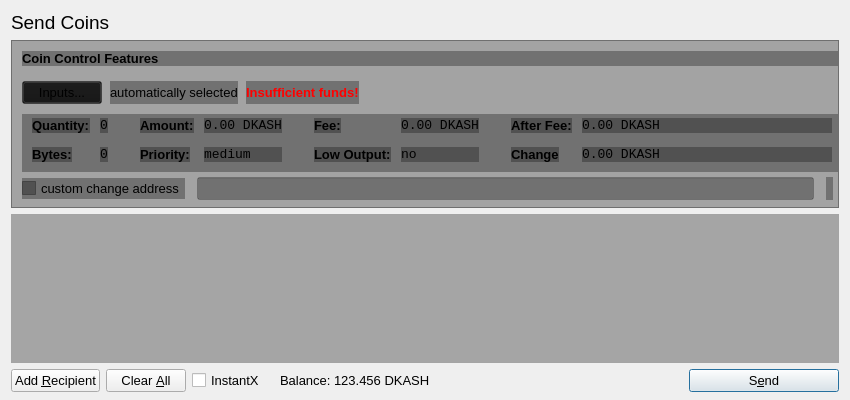
<?xml version="1.0" encoding="UTF-8"?>
<ui version="4.0">
 <class>SendCoinsDialog</class>
 <widget class="QDialog" name="SendCoinsDialog">
  <property name="geometry">
   <rect>
    <x>0</x>
    <y>0</y>
    <width>850</width>
    <height>400</height>
   </rect>
  </property>
  <property name="windowTitle">
   <string>Send Coins</string>
  </property>
  <property name="styleSheet">
   <string notr="true"/>
  </property>
  <layout class="QVBoxLayout" name="verticalLayout" stretch="0,0,1,0">
   <property name="bottomMargin">
    <number>8</number>
   </property>
   <item>
    <widget class="QLabel" name="label_2">
     <property name="font">
      <font>
       <pointsize>14</pointsize>
      </font>
     </property>
     <property name="text">
      <string>Send Coins</string>
     </property>
    </widget>
   </item>
   <item>
    <widget class="QFrame" name="frameCoinControl">
     <property name="sizePolicy">
      <sizepolicy hsizetype="Expanding" vsizetype="Expanding">
       <horstretch>0</horstretch>
       <verstretch>0</verstretch>
      </sizepolicy>
     </property>
     <property name="maximumSize">
      <size>
       <width>16777215</width>
       <height>16777215</height>
      </size>
     </property>
     <property name="styleSheet">
      <string notr="true">background: transparent;
background-color: rgb(20, 20, 20, 0.35);
</string>
     </property>
     <property name="frameShape">
      <enum>QFrame::StyledPanel</enum>
     </property>
     <property name="frameShadow">
      <enum>QFrame::Sunken</enum>
     </property>
     <layout class="QVBoxLayout" name="verticalLayoutCoinControl2">
      <property name="spacing">
       <number>6</number>
      </property>
      <property name="leftMargin">
       <number>0</number>
      </property>
      <property name="topMargin">
       <number>0</number>
      </property>
      <property name="rightMargin">
       <number>0</number>
      </property>
      <property name="bottomMargin">
       <number>6</number>
      </property>
      <item>
       <layout class="QVBoxLayout" name="verticalLayoutCoinControl" stretch="0,0,0,0,1">
        <property name="spacing">
         <number>0</number>
        </property>
        <property name="leftMargin">
         <number>10</number>
        </property>
        <property name="topMargin">
         <number>10</number>
        </property>
        <item>
         <layout class="QHBoxLayout" name="horizontalLayoutCoinControl1">
          <property name="bottomMargin">
           <number>15</number>
          </property>
          <item>
           <widget class="QLabel" name="labelCoinControlFeatures">
            <property name="sizePolicy">
             <sizepolicy hsizetype="Preferred" vsizetype="Maximum">
              <horstretch>0</horstretch>
              <verstretch>0</verstretch>
             </sizepolicy>
            </property>
            <property name="font">
             <font>
              <pointsize>10</pointsize>
              <weight>75</weight>
              <bold>true</bold>
             </font>
            </property>
            <property name="styleSheet">
             <string notr="true">font-weight:bold;</string>
            </property>
            <property name="text">
             <string>Coin Control Features</string>
            </property>
           </widget>
          </item>
         </layout>
        </item>
        <item>
         <layout class="QHBoxLayout" name="horizontalLayoutCoinControl2" stretch="0,0,0,0">
          <property name="spacing">
           <number>8</number>
          </property>
          <property name="bottomMargin">
           <number>10</number>
          </property>
          <item>
           <widget class="QPushButton" name="pushButtonCoinControl">
            <property name="font">
             <font>
              <pointsize>10</pointsize>
             </font>
            </property>
            <property name="styleSheet">
             <string notr="true"/>
            </property>
            <property name="text">
             <string>Inputs...</string>
            </property>
           </widget>
          </item>
          <item>
           <widget class="QLabel" name="labelCoinControlAutomaticallySelected">
            <property name="font">
             <font>
              <pointsize>10</pointsize>
             </font>
            </property>
            <property name="text">
             <string>automatically selected</string>
            </property>
            <property name="margin">
             <number>5</number>
            </property>
           </widget>
          </item>
          <item>
           <widget class="QLabel" name="labelCoinControlInsuffFunds">
            <property name="font">
             <font>
              <pointsize>10</pointsize>
              <weight>75</weight>
              <bold>true</bold>
             </font>
            </property>
            <property name="styleSheet">
             <string notr="true">color:red;font-weight:bold;</string>
            </property>
            <property name="text">
             <string>Insufficient funds!</string>
            </property>
            <property name="margin">
             <number>5</number>
            </property>
           </widget>
          </item>
          <item>
           <spacer name="horizontalSpacerCoinControl">
            <property name="orientation">
             <enum>Qt::Horizontal</enum>
            </property>
            <property name="sizeHint" stdset="0">
             <size>
              <width>40</width>
              <height>1</height>
             </size>
            </property>
           </spacer>
          </item>
         </layout>
        </item>
        <item>
         <widget class="QWidget" name="widgetCoinControl" native="true">
          <property name="sizePolicy">
           <sizepolicy hsizetype="Preferred" vsizetype="Preferred">
            <horstretch>0</horstretch>
            <verstretch>0</verstretch>
           </sizepolicy>
          </property>
          <property name="minimumSize">
           <size>
            <width>0</width>
            <height>0</height>
           </size>
          </property>
          <property name="styleSheet">
           <string notr="true"/>
          </property>
          <layout class="QHBoxLayout" name="horizontalLayoutCoinControl5">
           <property name="leftMargin">
            <number>0</number>
           </property>
           <property name="topMargin">
            <number>0</number>
           </property>
           <property name="rightMargin">
            <number>0</number>
           </property>
           <property name="bottomMargin">
            <number>0</number>
           </property>
           <item>
            <layout class="QHBoxLayout" name="horizontalLayoutCoinControl3" stretch="0,0,0,1">
             <property name="spacing">
              <number>20</number>
             </property>
             <property name="topMargin">
              <number>0</number>
             </property>
             <property name="bottomMargin">
              <number>10</number>
             </property>
             <item>
              <layout class="QFormLayout" name="formLayoutCoinControl1">
               <property name="horizontalSpacing">
                <number>10</number>
               </property>
               <property name="verticalSpacing">
                <number>14</number>
               </property>
               <property name="leftMargin">
                <number>10</number>
               </property>
               <property name="topMargin">
                <number>4</number>
               </property>
               <property name="rightMargin">
                <number>6</number>
               </property>
               <item row="0" column="0">
                <widget class="QLabel" name="labelCoinControlQuantityText">
                 <property name="font">
                  <font>
                   <pointsize>10</pointsize>
                   <weight>75</weight>
                   <bold>true</bold>
                  </font>
                 </property>
                 <property name="styleSheet">
                  <string notr="true">font-weight:bold;</string>
                 </property>
                 <property name="text">
                  <string>Quantity:</string>
                 </property>
                 <property name="margin">
                  <number>0</number>
                 </property>
                </widget>
               </item>
               <item row="0" column="1">
                <widget class="QLabel" name="labelCoinControlQuantity">
                 <property name="font">
                  <font>
                   <family>Monospace</family>
                   <pointsize>10</pointsize>
                  </font>
                 </property>
                 <property name="cursor">
                  <cursorShape>IBeamCursor</cursorShape>
                 </property>
                 <property name="contextMenuPolicy">
                  <enum>Qt::ActionsContextMenu</enum>
                 </property>
                 <property name="text">
                  <string>0</string>
                 </property>
                 <property name="margin">
                  <number>0</number>
                 </property>
                 <property name="textInteractionFlags">
                  <set>Qt::LinksAccessibleByMouse|Qt::TextSelectableByKeyboard|Qt::TextSelectableByMouse</set>
                 </property>
                </widget>
               </item>
               <item row="1" column="0">
                <widget class="QLabel" name="labelCoinControlBytesText">
                 <property name="font">
                  <font>
                   <pointsize>10</pointsize>
                   <weight>75</weight>
                   <bold>true</bold>
                  </font>
                 </property>
                 <property name="styleSheet">
                  <string notr="true">font-weight:bold;</string>
                 </property>
                 <property name="text">
                  <string>Bytes:</string>
                 </property>
                </widget>
               </item>
               <item row="1" column="1">
                <widget class="QLabel" name="labelCoinControlBytes">
                 <property name="font">
                  <font>
                   <family>Monospace</family>
                   <pointsize>10</pointsize>
                  </font>
                 </property>
                 <property name="cursor">
                  <cursorShape>IBeamCursor</cursorShape>
                 </property>
                 <property name="contextMenuPolicy">
                  <enum>Qt::ActionsContextMenu</enum>
                 </property>
                 <property name="text">
                  <string>0</string>
                 </property>
                 <property name="textInteractionFlags">
                  <set>Qt::LinksAccessibleByMouse|Qt::TextSelectableByKeyboard|Qt::TextSelectableByMouse</set>
                 </property>
                </widget>
               </item>
              </layout>
             </item>
             <item>
              <layout class="QFormLayout" name="formLayoutCoinControl2">
               <property name="horizontalSpacing">
                <number>10</number>
               </property>
               <property name="verticalSpacing">
                <number>14</number>
               </property>
               <property name="leftMargin">
                <number>6</number>
               </property>
               <property name="topMargin">
                <number>4</number>
               </property>
               <property name="rightMargin">
                <number>6</number>
               </property>
               <item row="0" column="0">
                <widget class="QLabel" name="labelCoinControlAmountText">
                 <property name="font">
                  <font>
                   <pointsize>10</pointsize>
                   <weight>75</weight>
                   <bold>true</bold>
                  </font>
                 </property>
                 <property name="styleSheet">
                  <string notr="true">font-weight:bold;</string>
                 </property>
                 <property name="text">
                  <string>Amount:</string>
                 </property>
                 <property name="margin">
                  <number>0</number>
                 </property>
                </widget>
               </item>
               <item row="0" column="1">
                <widget class="QLabel" name="labelCoinControlAmount">
                 <property name="font">
                  <font>
                   <family>Monospace</family>
                   <pointsize>10</pointsize>
                  </font>
                 </property>
                 <property name="cursor">
                  <cursorShape>IBeamCursor</cursorShape>
                 </property>
                 <property name="contextMenuPolicy">
                  <enum>Qt::ActionsContextMenu</enum>
                 </property>
                 <property name="text">
                  <string>0.00 DKASH</string>
                 </property>
                 <property name="textInteractionFlags">
                  <set>Qt::LinksAccessibleByMouse|Qt::TextSelectableByKeyboard|Qt::TextSelectableByMouse</set>
                 </property>
                </widget>
               </item>
               <item row="1" column="0">
                <widget class="QLabel" name="labelCoinControlPriorityText">
                 <property name="font">
                  <font>
                   <pointsize>10</pointsize>
                   <weight>75</weight>
                   <bold>true</bold>
                  </font>
                 </property>
                 <property name="styleSheet">
                  <string notr="true">font-weight:bold;</string>
                 </property>
                 <property name="text">
                  <string>Priority:</string>
                 </property>
                </widget>
               </item>
               <item row="1" column="1">
                <widget class="QLabel" name="labelCoinControlPriority">
                 <property name="font">
                  <font>
                   <family>Monospace</family>
                   <pointsize>10</pointsize>
                  </font>
                 </property>
                 <property name="cursor">
                  <cursorShape>IBeamCursor</cursorShape>
                 </property>
                 <property name="contextMenuPolicy">
                  <enum>Qt::ActionsContextMenu</enum>
                 </property>
                 <property name="text">
                  <string>medium</string>
                 </property>
                 <property name="textInteractionFlags">
                  <set>Qt::LinksAccessibleByMouse|Qt::TextSelectableByKeyboard|Qt::TextSelectableByMouse</set>
                 </property>
                </widget>
               </item>
              </layout>
             </item>
             <item>
              <layout class="QFormLayout" name="formLayoutCoinControl3">
               <property name="horizontalSpacing">
                <number>10</number>
               </property>
               <property name="verticalSpacing">
                <number>14</number>
               </property>
               <property name="leftMargin">
                <number>6</number>
               </property>
               <property name="topMargin">
                <number>4</number>
               </property>
               <property name="rightMargin">
                <number>6</number>
               </property>
               <item row="0" column="0">
                <widget class="QLabel" name="labelCoinControlFeeText">
                 <property name="font">
                  <font>
                   <pointsize>10</pointsize>
                   <weight>75</weight>
                   <bold>true</bold>
                  </font>
                 </property>
                 <property name="styleSheet">
                  <string notr="true">font-weight:bold;</string>
                 </property>
                 <property name="text">
                  <string>Fee:</string>
                 </property>
                 <property name="margin">
                  <number>0</number>
                 </property>
                </widget>
               </item>
               <item row="0" column="1">
                <widget class="QLabel" name="labelCoinControlFee">
                 <property name="font">
                  <font>
                   <family>Monospace</family>
                   <pointsize>10</pointsize>
                  </font>
                 </property>
                 <property name="cursor">
                  <cursorShape>IBeamCursor</cursorShape>
                 </property>
                 <property name="contextMenuPolicy">
                  <enum>Qt::ActionsContextMenu</enum>
                 </property>
                 <property name="text">
                  <string>0.00 DKASH</string>
                 </property>
                 <property name="textInteractionFlags">
                  <set>Qt::LinksAccessibleByMouse|Qt::TextSelectableByKeyboard|Qt::TextSelectableByMouse</set>
                 </property>
                </widget>
               </item>
               <item row="1" column="0">
                <widget class="QLabel" name="labelCoinControlLowOutputText">
                 <property name="font">
                  <font>
                   <pointsize>10</pointsize>
                   <weight>75</weight>
                   <bold>true</bold>
                  </font>
                 </property>
                 <property name="styleSheet">
                  <string notr="true">font-weight:bold;</string>
                 </property>
                 <property name="text">
                  <string>Low Output:</string>
                 </property>
                </widget>
               </item>
               <item row="1" column="1">
                <widget class="QLabel" name="labelCoinControlLowOutput">
                 <property name="font">
                  <font>
                   <family>Monospace</family>
                   <pointsize>10</pointsize>
                  </font>
                 </property>
                 <property name="cursor">
                  <cursorShape>IBeamCursor</cursorShape>
                 </property>
                 <property name="contextMenuPolicy">
                  <enum>Qt::ActionsContextMenu</enum>
                 </property>
                 <property name="text">
                  <string>no</string>
                 </property>
                 <property name="textInteractionFlags">
                  <set>Qt::LinksAccessibleByMouse|Qt::TextSelectableByKeyboard|Qt::TextSelectableByMouse</set>
                 </property>
                </widget>
               </item>
              </layout>
             </item>
             <item>
              <layout class="QFormLayout" name="formLayoutCoinControl4">
               <property name="horizontalSpacing">
                <number>10</number>
               </property>
               <property name="verticalSpacing">
                <number>14</number>
               </property>
               <property name="leftMargin">
                <number>6</number>
               </property>
               <property name="topMargin">
                <number>4</number>
               </property>
               <property name="rightMargin">
                <number>6</number>
               </property>
               <item row="0" column="0">
                <widget class="QLabel" name="labelCoinControlAfterFeeText">
                 <property name="font">
                  <font>
                   <pointsize>10</pointsize>
                   <weight>75</weight>
                   <bold>true</bold>
                  </font>
                 </property>
                 <property name="styleSheet">
                  <string notr="true">font-weight:bold;</string>
                 </property>
                 <property name="text">
                  <string>After Fee:</string>
                 </property>
                 <property name="margin">
                  <number>0</number>
                 </property>
                </widget>
               </item>
               <item row="0" column="1">
                <widget class="QLabel" name="labelCoinControlAfterFee">
                 <property name="font">
                  <font>
                   <family>Monospace</family>
                   <pointsize>10</pointsize>
                  </font>
                 </property>
                 <property name="cursor">
                  <cursorShape>IBeamCursor</cursorShape>
                 </property>
                 <property name="contextMenuPolicy">
                  <enum>Qt::ActionsContextMenu</enum>
                 </property>
                 <property name="text">
                  <string>0.00 DKASH</string>
                 </property>
                 <property name="textInteractionFlags">
                  <set>Qt::LinksAccessibleByMouse|Qt::TextSelectableByKeyboard|Qt::TextSelectableByMouse</set>
                 </property>
                </widget>
               </item>
               <item row="1" column="0">
                <widget class="QLabel" name="labelCoinControlChangeText">
                 <property name="font">
                  <font>
                   <pointsize>10</pointsize>
                   <weight>75</weight>
                   <bold>true</bold>
                  </font>
                 </property>
                 <property name="styleSheet">
                  <string notr="true">font-weight:bold;</string>
                 </property>
                 <property name="text">
                  <string>Change</string>
                 </property>
                </widget>
               </item>
               <item row="1" column="1">
                <widget class="QLabel" name="labelCoinControlChange">
                 <property name="font">
                  <font>
                   <family>Monospace</family>
                   <pointsize>10</pointsize>
                  </font>
                 </property>
                 <property name="cursor">
                  <cursorShape>IBeamCursor</cursorShape>
                 </property>
                 <property name="contextMenuPolicy">
                  <enum>Qt::ActionsContextMenu</enum>
                 </property>
                 <property name="text">
                  <string>0.00 DKASH</string>
                 </property>
                 <property name="textInteractionFlags">
                  <set>Qt::LinksAccessibleByMouse|Qt::TextSelectableByKeyboard|Qt::TextSelectableByMouse</set>
                 </property>
                </widget>
               </item>
              </layout>
             </item>
            </layout>
           </item>
          </layout>
         </widget>
        </item>
        <item>
         <layout class="QHBoxLayout" name="horizontalLayoutCoinControl4" stretch="0,0,0">
          <property name="spacing">
           <number>12</number>
          </property>
          <property name="sizeConstraint">
           <enum>QLayout::SetDefaultConstraint</enum>
          </property>
          <property name="topMargin">
           <number>5</number>
          </property>
          <property name="rightMargin">
           <number>5</number>
          </property>
          <item>
           <widget class="QCheckBox" name="checkBoxCoinControlChange">
            <property name="font">
             <font>
              <pointsize>10</pointsize>
             </font>
            </property>
            <property name="text">
             <string>custom change address</string>
            </property>
           </widget>
          </item>
          <item>
           <widget class="QLineEdit" name="lineEditCoinControlChange">
            <property name="enabled">
             <bool>false</bool>
            </property>
            <property name="sizePolicy">
             <sizepolicy hsizetype="Expanding" vsizetype="Fixed">
              <horstretch>0</horstretch>
              <verstretch>0</verstretch>
             </sizepolicy>
            </property>
            <property name="font">
             <font>
              <pointsize>10</pointsize>
             </font>
            </property>
           </widget>
          </item>
          <item>
           <widget class="QLabel" name="labelCoinControlChangeLabel">
            <property name="sizePolicy">
             <sizepolicy hsizetype="Preferred" vsizetype="Expanding">
              <horstretch>0</horstretch>
              <verstretch>0</verstretch>
             </sizepolicy>
            </property>
            <property name="minimumSize">
             <size>
              <width>0</width>
              <height>0</height>
             </size>
            </property>
            <property name="text">
             <string/>
            </property>
            <property name="margin">
             <number>3</number>
            </property>
           </widget>
          </item>
         </layout>
        </item>
        <item>
         <spacer name="verticalSpacerCoinControl">
          <property name="orientation">
           <enum>Qt::Vertical</enum>
          </property>
          <property name="sizeHint" stdset="0">
           <size>
            <width>800</width>
            <height>1</height>
           </size>
          </property>
         </spacer>
        </item>
       </layout>
      </item>
     </layout>
    </widget>
   </item>
   <item>
    <widget class="QScrollArea" name="scrollArea">
     <property name="styleSheet">
      <string notr="true">background: transparent;
background-color: rgb(20, 20, 20, 0.19);
</string>
     </property>
     <property name="widgetResizable">
      <bool>true</bool>
     </property>
     <widget class="QWidget" name="scrollAreaWidgetContents">
      <property name="geometry">
       <rect>
        <x>0</x>
        <y>0</y>
        <width>830</width>
        <height>133</height>
       </rect>
      </property>
      <layout class="QVBoxLayout" name="verticalLayout_2">
       <property name="leftMargin">
        <number>0</number>
       </property>
       <property name="topMargin">
        <number>0</number>
       </property>
       <property name="rightMargin">
        <number>0</number>
       </property>
       <property name="bottomMargin">
        <number>0</number>
       </property>
       <item>
        <layout class="QVBoxLayout" name="entries">
         <property name="spacing">
          <number>6</number>
         </property>
        </layout>
       </item>
       <item>
        <spacer name="verticalSpacer">
         <property name="orientation">
          <enum>Qt::Vertical</enum>
         </property>
         <property name="sizeHint" stdset="0">
          <size>
           <width>20</width>
           <height>40</height>
          </size>
         </property>
        </spacer>
       </item>
      </layout>
     </widget>
    </widget>
   </item>
   <item>
    <layout class="QHBoxLayout" name="horizontalLayout">
     <item>
      <widget class="QPushButton" name="addButton">
       <property name="font">
        <font>
         <pointsize>10</pointsize>
        </font>
       </property>
       <property name="toolTip">
        <string>Send to multiple recipients at once</string>
       </property>
       <property name="text">
        <string>Add &amp;Recipient</string>
       </property>
       <property name="autoDefault">
        <bool>false</bool>
       </property>
      </widget>
     </item>
     <item>
      <widget class="QPushButton" name="clearButton">
       <property name="sizePolicy">
        <sizepolicy hsizetype="Minimum" vsizetype="Fixed">
         <horstretch>0</horstretch>
         <verstretch>0</verstretch>
        </sizepolicy>
       </property>
       <property name="font">
        <font>
         <pointsize>10</pointsize>
        </font>
       </property>
       <property name="toolTip">
        <string>Remove all transaction fields</string>
       </property>
       <property name="text">
        <string>Clear &amp;All</string>
       </property>
       <property name="autoRepeatDelay">
        <number>300</number>
       </property>
       <property name="autoDefault">
        <bool>false</bool>
       </property>
      </widget>
     </item>
     <item>
      <layout class="QHBoxLayout" name="horizontalLayout_2">
       <property name="spacing">
        <number>3</number>
       </property>
       <item>
        <widget class="QCheckBox" name="checkInstantX">
         <property name="enabled">
          <bool>true</bool>
         </property>
         <property name="minimumSize">
          <size>
           <width>85</width>
           <height>0</height>
          </size>
         </property>
         <property name="font">
          <font>
           <pointsize>10</pointsize>
          </font>
         </property>
         <property name="styleSheet">
          <string notr="true"/>
         </property>
         <property name="text">
          <string>InstantX</string>
         </property>
        </widget>
       </item>
       <item>
        <widget class="QLabel" name="label">
         <property name="sizePolicy">
          <sizepolicy hsizetype="Preferred" vsizetype="Fixed">
           <horstretch>0</horstretch>
           <verstretch>0</verstretch>
          </sizepolicy>
         </property>
         <property name="font">
          <font>
           <pointsize>10</pointsize>
          </font>
         </property>
         <property name="styleSheet">
          <string notr="true"/>
         </property>
         <property name="text">
          <string>Balance:</string>
         </property>
        </widget>
       </item>
       <item>
        <widget class="QLabel" name="labelBalance">
         <property name="sizePolicy">
          <sizepolicy hsizetype="Preferred" vsizetype="Fixed">
           <horstretch>0</horstretch>
           <verstretch>0</verstretch>
          </sizepolicy>
         </property>
         <property name="font">
          <font>
           <pointsize>10</pointsize>
          </font>
         </property>
         <property name="cursor">
          <cursorShape>IBeamCursor</cursorShape>
         </property>
         <property name="styleSheet">
          <string notr="true"/>
         </property>
         <property name="text">
          <string>123.456 DKASH</string>
         </property>
         <property name="textInteractionFlags">
          <set>Qt::LinksAccessibleByMouse|Qt::TextSelectableByKeyboard|Qt::TextSelectableByMouse</set>
         </property>
        </widget>
       </item>
      </layout>
     </item>
     <item>
      <spacer name="horizontalSpacer">
       <property name="orientation">
        <enum>Qt::Horizontal</enum>
       </property>
       <property name="sizeHint" stdset="0">
        <size>
         <width>40</width>
         <height>20</height>
        </size>
       </property>
      </spacer>
     </item>
     <item>
      <widget class="QPushButton" name="sendButton">
       <property name="minimumSize">
        <size>
         <width>150</width>
         <height>0</height>
        </size>
       </property>
       <property name="font">
        <font>
         <pointsize>10</pointsize>
        </font>
       </property>
       <property name="toolTip">
        <string>Confirm the send action</string>
       </property>
       <property name="text">
        <string>S&amp;end</string>
       </property>
       <property name="icon">
        <iconset resource="../bitcoin.qrc">
         <normaloff>:/icons/send</normaloff>:/icons/send</iconset>
       </property>
       <property name="default">
        <bool>true</bool>
       </property>
      </widget>
     </item>
    </layout>
   </item>
  </layout>
 </widget>
 <resources>
  <include location="../bitcoin.qrc"/>
 </resources>
 <connections/>
</ui>
